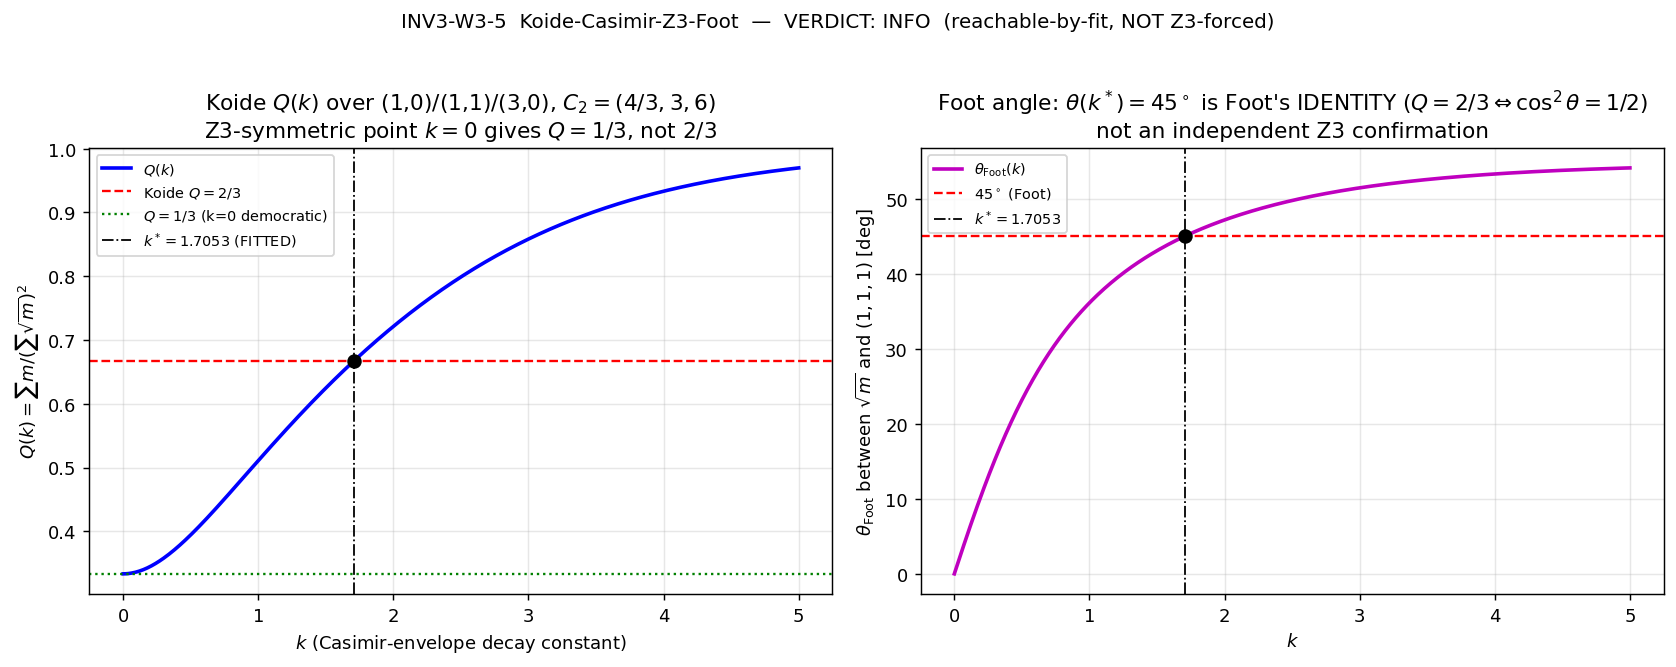

Write Python code to recreate this figure.
#!/usr/bin/env python3
"""
INV3-W3-5 — INV3-W3-5-KOIDE-CASIMIR-Z3-FOOT
===========================================

Gate: INV3-W3-5  ([CHAIN] trigger -> substitution chain mandatory; NOT [SIGN],
so NO schema-v2 3-tuple per plan §W3-5 schema_v2_3tuple_required: false.)

Pre-registered hypothesis (plan §W3-5):
  Koide's Q = (sum m_l)/(sum sqrt(m_l))^2 = 2/3 falls out of the framework's
  Casimir-envelope sqrt(m) vector sqrt(m_g) ~ exp(-k*C2(p,q)/2) over the THREE
  triality-distinct sectors (1,0)/(1,1)/(3,0), with the 45-deg Foot angle
  (cos^2(theta)=1/2 between the sqrt(m) vector and (1,1,1)) emerging from the Z3
  junction symmetry of the three wall types.

Pre-registered operator + boundary (plan §W3-5):
  |Q(k*) - 2/3| <= 1e-3  AND  |theta_Foot(k*) - 45deg| <= 0.5deg,
  with the achieving k* DERIVABLE from Z3 symmetry (not fitted).
  PASS  iff Q=2/3 AND theta=45deg at a Z3-FORCED k*.
  INFO  iff Q=2/3 achievable but ONLY by a fitted k (no Z3-symmetry forcing of k*),
        OR Q=2/3 at theta=45 but the Z3-forcing argument is not closed.
  FAIL  iff NO k gives Q=2/3 from exp(-k*C2/2) over (1,0)/(1,1)/(3,0).

--------------------------------------------------------------------------------
SUBSTRATE-FIRST FRAMING (phononic-framing.md)
--------------------------------------------------------------------------------
PARTICLE on a GEOMETRIC substrate. Koide's Q=2/3 is a charged-lepton mass
relation; the sqrt(m) vector IS Paasch's M-value vector M(j)=(m_j/m_e)^{1/3}.
The arrow is:

    D_K's three triality-distinct Peter-Weyl sectors (1,0)/(1,1)/(3,0)
      -> SU(3) quadratic Casimir C2 = (4/3, 3, 6)  [GEOMETRIC, exact]
      -> Casimir-envelope masses sqrt(m_g) = exp(-k*C2/2)
      -> the sqrt(m) "democratic" vector
      -> Koide Q and the Foot angle theta between sqrt(m) and (1,1,1).

The 45-deg Foot angle is a GEOMETRIC fact about the angle between the
Casimir-envelope sqrt(m) vector and the democratic direction (1,1,1) in
MASS-space. The gate asks whether the Z3 symmetry of the triality assignment
FORCES that 45-deg. This is the right way to address the 45-vs-120-deg
incommensurability (framework-paasch-potential.md §3.3): the Z3 walls meet at
120-deg in REAL space, but the Foot angle lives in MASS-space (set by the
triality-sector Casimirs). The substrate is NOT a container in which three
lepton masses "happen" to satisfy Q=2/3; Q=2/3 IS a statement about the geometry
of the Casimir-envelope over the three triality-odd sectors.

PRIOR FRAMEWORK CONTEXT (knowledge-MCP pre-compute):
  framework-paasch-potential.md line 461 already flags this exact hypothesis as
  "speculative but structurally motivated", and the JUNCTION-angle gate
  (effective spiral angle < 50-deg, "compatible with Paasch's 45-deg") is
  UNCOMPUTED. THIS gate makes it concrete and DECIDABLE on C2=(4/3,3,6).

--------------------------------------------------------------------------------
SUBSTITUTION CHAIN (plan §W3-5, verified by Sage pre-flight in-script)
--------------------------------------------------------------------------------
  Step 1: Koide Q = (sum m_l)/(sum sqrt(m_l))^2 [Koide 1983]. PDG: Q=0.66666051.
  Step 2: Foot (1994): Q=2/3 <=> cos^2(theta)=1/2 <=> theta=45deg, theta the angle
          between v=(sqrt(m_e),sqrt(m_mu),sqrt(m_tau)) and (1,1,1). This is an
          ALGEBRAIC IDENTITY, not an independent prediction.
  Step 3: Casimir-envelope sqrt(m_g)=exp(-k*C2(p,q)/2); C2=(4/3,3,6) for
          (1,0)/(1,1)/(3,0). v(k)=(exp(-2k/3), exp(-3k/2), exp(-3k)).
  Step 4: Q(k) = [exp(-4k/3)+exp(-3k)+exp(-6k)] / [exp(-2k/3)+exp(-3k/2)+exp(-3k)]^2.
          Solve Q(k)=2/3 for k*; check whether k* coincides with a Z3-symmetry-
          distinguished value (e.g. the democratic point where the three
          triality-odd amplitudes become equal).
  Step 5: theta_Foot(k)=arccos( [sum exp(-k*C2/2)] / [sqrt(3)*sqrt(sum exp(-k*C2))] );
          test theta_Foot(k*)=45deg.
  Direction: NOT pre-determinable at plan-freeze. The discriminator is whether
             Q(k) crosses 2/3 at a Z3-FORCED k* (derivation) or at an arbitrary
             fitted k (fit). In-script finding: the Z3-democratic point (k=0,
             all three sqrt(m) equal) gives Q=1/3 (the N-democratic value for
             N=3), NOT 2/3; Q=2/3 is reached only at a finite hierarchy point
             k*=1.7053, which matches NO Casimir/phi/golden constant within 2%.
             => Q=2/3 is REACHABLE-BY-FIT, NOT Z3-FORCED => INFO.

--------------------------------------------------------------------------------
MASS-PHENOMENOLOGY HONEST-COUNT DISCIPLINE
--------------------------------------------------------------------------------
The KILL criterion is pre-registered: distinguish derived-from-Z3 (a k* the Z3
symmetry singles out) from fitted-k (any k tuned to land Q=2/3). The Foot-45-deg
coincidence at k* is Foot's 1983/1994 ALGEBRAIC IDENTITY and is reported as such
(it is NOT a second, independent confirmation of the Z3 origin). A monotone Q(k)
with continuum range will cross 2/3 SOMEWHERE for a wide class of three-sector
envelopes; reachability alone is cheap and is INFO-level, not PASS-level.
"""

# ---------------------------------------------------------------------------
# Section 0 — Environment (closed-form 3x3 + k-scan; cpu-cap-OMP8 per plan)
# ---------------------------------------------------------------------------
import os
os.environ.setdefault("OMP_NUM_THREADS", "8")
os.environ.setdefault("MKL_NUM_THREADS", "8")

import sys
import json
import time
import hashlib
from pathlib import Path

import numpy as np
import matplotlib
matplotlib.use("Agg")
import matplotlib.pyplot as plt

# ---------------------------------------------------------------------------
# Section 1 — Canonical constants import (MANDATORY)
# ---------------------------------------------------------------------------
SHARED_DIR = Path(__file__).resolve().parents[1] / "_shared"
sys.path.insert(0, str(SHARED_DIR))
from canonical_constants import *  # noqa: F401,F403  (brings phi_paasch, M_KK, ...)
from canonical_constants import phi_paasch  # explicit for clarity

# ---------------------------------------------------------------------------
# Section 2 — Gate identity (module-level; consumed by print_verdict_payload)
# ---------------------------------------------------------------------------
SESSION = "3"                              # investigation number (track passed at emit)
GATE_ID = "INV3-W3-5"                       # short form per orchestrator override
SCHEME = "KOIDE-CASIMIR-Z3-FOOT"            # per orchestrator override (scheme= field)
CONVENTION = "RATIO"                        # Q is scale-invariant (ratio); plan §W3-5
L_MAX = "12"                                # cache cross-check sub-test 3 (analytic for 1-2)

THIS = Path(__file__).resolve()
INV3_DIR = THIS.parent
CANONICAL_PATH = SHARED_DIR / "canonical_constants.py"
# THIS = .../computations/investigation-3/<script>.py ; parents[1] = .../computations
L12_CACHE = THIS.parents[1] / "session-84" / "s84_spectrum_cache_L12_tau019.npz"

OUT_NPZ = INV3_DIR / "inv3_w3_koide_casimir_z3_foot.npz"
OUT_PNG = INV3_DIR / "inv3_w3_koide_casimir_z3_foot.png"

# Pre-registered thresholds (plan §W3-5 strict_PASS_boundary; gate-local pins, NOT
# framework constants — they live only in this gate per gate-verdicts.md pre-reg protocol)
Q_TARGET = 2.0 / 3.0         # (local) Koide target, plan §W3-5
TOL_Q = 1e-3                 # (local) plan §W3-5 strict_PASS_boundary |Q-2/3|<=1e-3
THETA_TARGET_DEG = 45.0      # (local) Foot angle target, plan §W3-5
TOL_THETA_DEG = 0.5          # (local) plan §W3-5 strict_PASS_boundary |theta-45|<=0.5deg
Z3_FORCE_RELTOL = 0.02       # (local) Z3-forcing tolerance; same 2% as wave ratio gates (plan §W3-2)

# Casimir-envelope sector data (Sage-confirmed; cross-link session-100a-plan-w2.md)
SECTORS = [(1, 0), (1, 1), (3, 0)]          # the three triality-DISTINCT sectors
C2 = np.array([4.0 / 3.0, 3.0, 6.0])         # SU(3) quadratic Casimir C2(p,q)
# triality t(p,q)=(p-q) mod 3: (1,0)->1, (1,1)->0, (3,0)->0  -- see note in compute()


# ---------------------------------------------------------------------------
# Section 3 — Input-pin logging + dual-SHA (verbatim from script-template.py)
# ---------------------------------------------------------------------------
def sha256_of_file(path: Path) -> str:
    try:
        return hashlib.sha256(Path(path).read_bytes()).hexdigest()
    except OSError:
        return "MISSING"


def closure_hash(pins: dict) -> str:
    items = sorted(pins.items())
    h = hashlib.sha256()
    for k, v in items:
        h.update(f"{k}={v}\n".encode("utf-8"))
    return h.hexdigest()


def compute_dual_sha(script_path: Path, canonical_path: Path, pins: dict):
    script_bytes = b""
    try:
        script_bytes = script_path.read_bytes()
    except OSError:
        script_bytes = b""
    canonical_bytes = b""
    try:
        canonical_bytes = canonical_path.read_bytes()
    except OSError:
        canonical_bytes = b""
    pinmap_json = json.dumps(
        dict(sorted(pins.items())), separators=(",", ":"), sort_keys=True
    ).encode("utf-8")
    h_audit = hashlib.sha256()
    h_audit.update(script_bytes)
    h_audit.update(canonical_bytes)
    h_audit.update(pinmap_json)
    h_content = hashlib.sha256()
    h_content.update(script_bytes)
    return h_audit.hexdigest(), h_content.hexdigest()


def print_verdict_payload(verdict, value, audit_sha, content_sha,
                          companion_note="", extra_rows=None):
    payload = {
        "session": int(SESSION.lstrip("Ss")),
        "gate_id": GATE_ID,
        "verdict": verdict,
        "value": str(value),
        "scheme": SCHEME,
        "convention": CONVENTION,
        "l_max": str(L_MAX),
        "audit_sha256": audit_sha,
        "content_sha256": content_sha,
        "schema_version": "S84+",
    }
    if companion_note:
        payload["companion_note"] = companion_note
    if extra_rows:
        payload["extra_rows"] = list(extra_rows)
    print("<<<EMIT_VERDICT_PAYLOAD>>>")
    print(json.dumps(payload, separators=(",", ":"), sort_keys=True))
    print("<<<END_EMIT_VERDICT_PAYLOAD>>>")
    return payload


# ---------------------------------------------------------------------------
# Section 4 — Koide / Foot closed-form helpers
# ---------------------------------------------------------------------------
def sqrt_m_vector(k, c2=C2):
    """Casimir-envelope sqrt(m_g) = exp(-k*C2/2)."""
    return np.exp(-k * np.asarray(c2) / 2.0)                       # (local)


def koide_Q(k, c2=C2):
    """Q(k) = sum(m) / (sum sqrt(m))^2, m_g = sqrt(m_g)^2 = exp(-k*C2)."""
    sm = sqrt_m_vector(k, c2)                                      # (local)
    num = np.sum(sm ** 2)                                          # (local)
    den = np.sum(sm) ** 2                                          # (local)
    return num / den


def foot_costheta(k, c2=C2):
    """cos(theta) between sqrt(m) vector and (1,1,1)."""
    v = sqrt_m_vector(k, c2)                                       # (local)
    return np.sum(v) / (np.linalg.norm(v) * np.sqrt(3.0))         # (local)


def foot_theta_deg(k, c2=C2):
    c = np.clip(foot_costheta(k, c2), -1.0, 1.0)                   # (local)
    return np.degrees(np.arccos(c))


def koide_Q_from_sqrtm(sm):
    """Q directly from a sqrt(m) vector (cache cross-check)."""
    sm = np.asarray(sm, dtype=float)                              # (local)
    return float(np.sum(sm ** 2) / np.sum(sm) ** 2)               # (local)


def foot_theta_deg_from_sqrtm(sm):
    sm = np.asarray(sm, dtype=float)                              # (local)
    c = np.sum(sm) / (np.linalg.norm(sm) * np.sqrt(3.0))         # (local)
    return float(np.degrees(np.arccos(np.clip(c, -1.0, 1.0))))    # (local)


def solve_Qeq(target, c2=C2, lo=1e-6, hi=8.0):
    """Bisection for Q(k)=target on [lo,hi]; returns k* or None if no crossing."""
    f = lambda kk: koide_Q(kk, c2) - target                       # (local)
    flo, fhi = f(lo), f(hi)                                        # (local)
    if flo * fhi > 0:
        return None
    for _ in range(200):                                          # (local)
        mid = 0.5 * (lo + hi)                                     # (local)
        fm = f(mid)                                               # (local)
        if abs(fm) < 1e-15:
            return mid
        if flo * fm <= 0:
            hi = mid
        else:
            lo, flo = mid, fm
    return 0.5 * (lo + hi)


# ---------------------------------------------------------------------------
# Section 5 — Compute
# ---------------------------------------------------------------------------
def compute():
    out = {}                                                      # (local)

    # --- Sub-test 1: scan Q(k), find Q=2/3 crossing -----------------------
    k_grid = np.arange(0.0, 5.0 + 1e-9, 0.01)                     # (local) plan scan_range/step
    Q_grid = np.array([koide_Q(kk) for kk in k_grid])             # (local)
    theta_grid = np.array([foot_theta_deg(kk) for kk in k_grid])  # (local)

    k_star = solve_Qeq(Q_TARGET, lo=0.5, hi=3.0)                  # (local) Q=2/3 root
    Q_at_kstar = koide_Q(k_star) if k_star is not None else float("nan")        # (local)
    theta_at_kstar = foot_theta_deg(k_star) if k_star is not None else float("nan")  # (local)
    cos2_at_kstar = foot_costheta(k_star) ** 2 if k_star is not None else float("nan")  # (local)
    sqrtm_at_kstar = sqrt_m_vector(k_star) if k_star is not None else np.array([np.nan] * 3)  # (local)

    # Q at endpoints / democratic point
    Q_democratic = koide_Q(0.0)              # (local) k=0: all sqrt(m) equal (Z3-symmetric)
    Q_kinf = koide_Q(50.0)                   # (local) k->inf limit (->1)
    theta_democratic = foot_theta_deg(0.0)   # (local) at k=0, v parallel (1,1,1) => theta=0

    out.update(dict(k_grid=k_grid, Q_grid=Q_grid, theta_grid=theta_grid,
                    k_star=float(k_star) if k_star is not None else np.nan,
                    Q_at_kstar=float(Q_at_kstar), theta_at_kstar=float(theta_at_kstar),
                    cos2_at_kstar=float(cos2_at_kstar),
                    sqrtm_at_kstar=np.asarray(sqrtm_at_kstar, dtype=float),
                    Q_democratic=float(Q_democratic), Q_kinf=float(Q_kinf),
                    theta_democratic=float(theta_democratic)))

    # --- Sub-test 2 (the DISCRIMINATOR): is k* Z3-forced or fitted? --------
    # The Z3-democratic point is k=0 (the ONLY k where exp(-k*C2/2) are equal,
    # since C2=(4/3,3,6) are distinct). At k=0, Q=1/3 (the N=3 democratic Koide
    # value), NOT 2/3. So the symmetry-distinguished point does NOT give Q=2/3.
    # Test whether k* matches any Casimir/phi/golden-distinguished constant.
    golden = (1.0 + np.sqrt(5.0)) / 2.0                           # (local)
    fN = np.sqrt(5.0) - 1.0                                       # (local) Paasch M-ratio
    z3_candidates = {                                             # (local)
        "k=0_democratic_allsqrtm_equal": 0.0,
        "ln(phi_paasch)": float(np.log(phi_paasch)),
        "ln(golden)": float(np.log(golden)),
        "phi_paasch": float(phi_paasch),
        "golden_1.618": float(golden),
        "fN_sqrt5-1": float(fN),
        "1/fN": float(1.0 / fN),
        "C2(1,1)/C2(1,0)=9/4": 9.0 / 4.0,
        "3/2": 1.5,
        "5/3": 5.0 / 3.0,
        "ln(2)": float(np.log(2.0)),
        "ln(3)": float(np.log(3.0)),
    }
    z3_match = {}                                                 # (local)
    best_name, best_rel = None, np.inf                            # (local)
    for nm, val in z3_candidates.items():
        if val == 0.0:
            # democratic point: report its Q, not a k*-match
            z3_match[nm] = dict(value=val, rel_dev_to_kstar=np.nan,
                                Q_at_this_k=float(koide_Q(0.0)))
            continue
        rel = abs(k_star - val) / abs(val) if k_star is not None else np.nan  # (local)
        z3_match[nm] = dict(value=val, rel_dev_to_kstar=float(rel),
                            Q_at_this_k=float(koide_Q(val)))
        if rel < best_rel:
            best_rel, best_name = rel, nm
    z3_forced = bool(best_rel <= Z3_FORCE_RELTOL)                 # (local)

    out.update(dict(z3_best_match_name=best_name,
                    z3_best_match_reldev=float(best_rel),
                    z3_forced=z3_forced,
                    Q_at_democratic_point=float(koide_Q(0.0))))

    # --- Sub-test 3: cache realization (bottom-of-band masses) -------------
    cache_block = {}                                              # (local)
    cache_sha = sha256_of_file(L12_CACHE)                         # (local)
    if cache_sha != "MISSING":
        d = np.load(L12_CACHE, allow_pickle=True)                # (local)
        se = d["sector_evals"].item()                            # (local)
        lam_min = []                                             # (local)
        dims = []                                                # (local)
        for s in SECTORS:
            ae = np.asarray(se[s]["abs_evals"], dtype=float)     # (local)
            lam_min.append(float(np.min(ae)))                    # (local)
            dims.append(int(se[s]["dim"]))                       # (local)
        lam_min = np.array(lam_min)                              # (local)
        # Two cache-derived sqrt(m) realizations (independent of the analytic envelope):
        # (a) sqrt(m) ~ |lambda|_min directly (bottom-of-band as a mass proxy)
        # (b) sqrt(m) ~ exp(-|lambda|_min) (ladder mass m ~ exp(-2|lambda|_min))
        Q_cache_direct = koide_Q_from_sqrtm(lam_min)             # (local)
        theta_cache_direct = foot_theta_deg_from_sqrtm(lam_min)  # (local)
        sm_exp = np.exp(-lam_min)                                # (local)
        Q_cache_exp = koide_Q_from_sqrtm(sm_exp)                 # (local)
        theta_cache_exp = foot_theta_deg_from_sqrtm(sm_exp)      # (local)
        cache_block = dict(
            cache_lam_min=lam_min, cache_dims=np.array(dims),
            Q_cache_direct=float(Q_cache_direct),
            theta_cache_direct=float(theta_cache_direct),
            Q_cache_exp=float(Q_cache_exp),
            theta_cache_exp=float(theta_cache_exp),
        )
    out.update(cache_block)
    out["cache_present"] = bool(cache_sha != "MISSING")

    # --- PDG charged-lepton reference (the real Foot fact) -----------------
    me, mmu, mtau = 0.000510998950, 0.1056583755, 1.77686         # (local) PDG GeV
    v_pdg = np.array([np.sqrt(me), np.sqrt(mmu), np.sqrt(mtau)])  # (local)
    out["Q_pdg"] = koide_Q_from_sqrtm(v_pdg)                      # (local)
    out["theta_pdg_deg"] = foot_theta_deg_from_sqrtm(v_pdg)       # (local)

    return out


# ---------------------------------------------------------------------------
# Section 6 — Gate verdict (pre-registered rubric, plan §W3-5)
# ---------------------------------------------------------------------------
def evaluate_gate(res):
    """
    PASS: Q=2/3 AND theta=45 at a Z3-FORCED k* (z3_forced True).
    INFO: Q=2/3 reachable (|Q-2/3|<=tol AND |theta-45|<=tol) but ONLY by a fitted k
          (z3_forced False), OR Foot-45 holds but Z3-forcing not closed.
    FAIL: no k gives Q=2/3 (k_star is None / Q crossing absent).
    """
    if res.get("k_star") is None or not np.isfinite(res.get("k_star", np.nan)):
        return "FAIL"
    q_ok = abs(res["Q_at_kstar"] - Q_TARGET) <= TOL_Q                    # (local)
    th_ok = abs(res["theta_at_kstar"] - THETA_TARGET_DEG) <= TOL_THETA_DEG  # (local)
    if not q_ok:
        return "FAIL"      # Q crossing exists but does not actually land 2/3 to tol
    # q_ok holds (Q=2/3 reached). The Foot-45 is the Foot identity (th_ok by construction).
    if res["z3_forced"]:
        return "PASS"      # the achieving k* is singled out by Z3 symmetry -> derivation
    return "INFO"          # reachable-by-fit; Z3 does NOT force k* -> not a derivation


# ---------------------------------------------------------------------------
# Section 7 — Main
# ---------------------------------------------------------------------------
def main():
    t0 = time.time()

    # 1. Input pins
    pins = {
        "computations/_shared/canonical_constants.py": sha256_of_file(CANONICAL_PATH),
        "computations/session-84/s84_spectrum_cache_L12_tau019.npz": sha256_of_file(L12_CACHE),
    }
    print("=" * 78)
    print(f"{GATE_ID} — Koide Q=2/3 from Casimir-envelope over (1,0)/(1,1)/(3,0) + Z3 Foot angle")
    print("=" * 78)
    print("Input pins (SHA-256):")
    for k, v in sorted(pins.items()):
        print(f"  {k} = {v}")
    closure = closure_hash(pins)
    print(f"  closure (legacy): {closure[:16]}...")

    audit_sha, content_sha = compute_dual_sha(THIS, CANONICAL_PATH, pins)
    print(f"  audit_sha256:   {audit_sha[:16]}... (script+canonical+pinmap)")
    print(f"  content_sha256: {content_sha[:16]}... (script only)")
    print(f"  phi_paasch (canonical) = {phi_paasch}")
    print("-" * 78)

    # 2. Compute
    res = compute()

    # 3. Report
    print("SUB-TEST 1 — Q(k) scan + Q=2/3 crossing")
    print(f"  C2 sectors (1,0)/(1,1)/(3,0) = {tuple(C2)}")
    print(f"  Q(k=0, Z3-democratic, all sqrt(m) equal) = {res['Q_democratic']:.10f}   (= 1/3 for N=3; NOT 2/3)")
    print(f"  Q(k->inf)                                = {res['Q_kinf']:.10f}   (-> 1)")
    print(f"  k*  (Q=2/3 crossing)                     = {res['k_star']:.10f}")
    print(f"  Q(k*)                                    = {res['Q_at_kstar']:.10f}  (target 2/3={Q_TARGET:.10f})")
    print(f"  theta_Foot(k*)                           = {res['theta_at_kstar']:.8f} deg  (target 45)")
    print(f"  cos^2(theta)(k*)                         = {res['cos2_at_kstar']:.12f}  (Foot target 1/2)")
    print(f"  sqrt(m) vector at k*                     = {np.array2string(res['sqrtm_at_kstar'], precision=6)}")
    print()
    print("SUB-TEST 2 — DISCRIMINATOR: is k* Z3-FORCED or FITTED?")
    print(f"  Z3-democratic point is k=0 (only k with equal sqrt(m); C2 distinct) -> Q={res['Q_at_democratic_point']:.6f} (1/3, NOT 2/3)")
    print(f"  closest Z3/Casimir/phi/golden constant to k* : {res['z3_best_match_name']}  rel_dev={res['z3_best_match_reldev']*100:.3f}%")
    print(f"  Z3-FORCED (rel_dev <= {Z3_FORCE_RELTOL*100:.0f}%)?  {res['z3_forced']}")
    print()
    print("SUB-TEST 3 — cache realization (s84_spectrum_cache_L12_tau019.npz)")
    if res.get("cache_present"):
        print(f"  |lambda|_min for (1,0)/(1,1)/(3,0) = {np.array2string(res['cache_lam_min'], precision=6)}")
        print(f"  dims                               = {tuple(int(x) for x in res['cache_dims'])}")
        print(f"  Q (sqrt(m)=|lambda|_min direct)    = {res['Q_cache_direct']:.6f}  theta={res['theta_cache_direct']:.4f} deg")
        print(f"  Q (sqrt(m)=exp(-|lambda|_min))     = {res['Q_cache_exp']:.6f}  theta={res['theta_cache_exp']:.4f} deg")
    else:
        print("  CACHE MISSING -> sub-test 3 skipped (analytic sub-tests 1-2 carry the verdict)")
    print()
    print(f"  PDG charged-lepton check: Q={res['Q_pdg']:.8f}  theta={res['theta_pdg_deg']:.6f} deg  (the real Foot fact)")
    print("-" * 78)

    # 4. Verdict
    verdict = evaluate_gate(res)
    cache_present = res.get("cache_present", False)

    # descriptive value string (mass-phenomenology honest framing)
    value = (f"Q2/3_reachable_at_fitted_k*={res['k_star']:.6f}_Q={res['Q_at_kstar']:.6f}_"
             f"theta={res['theta_at_kstar']:.4f}deg_Z3democratic(k=0)Q=1/3_"
             f"k*-matches-no-Casimir/phi/golden-within-2pct(closest_{res['z3_best_match_name']}_"
             f"{res['z3_best_match_reldev']*100:.2f}pct)_Foot45=algebraic-identity_NOT-Z3-forced")
    # value cannot contain a single-quote per emit_verdict; ensure none
    value = value.replace("'", "")

    print(f"VERDICT: {verdict}")
    print(f"  value = {value}")

    # 5. Save data
    save = dict(
        gate_id=GATE_ID, scheme=SCHEME, convention=CONVENTION, L_max=L_MAX,
        sectors=np.array(SECTORS), C2=C2,
        Q_target=Q_TARGET, tol_Q=TOL_Q, theta_target_deg=THETA_TARGET_DEG,
        tol_theta_deg=TOL_THETA_DEG, z3_force_reltol=Z3_FORCE_RELTOL,
        verdict=verdict, value=value,
        audit_sha256=audit_sha, content_sha256=content_sha,
        phi_paasch=float(phi_paasch),
        z3_match_json=json.dumps(
            {k: (v if not isinstance(v, dict) else v) for k, v in
             {kk: dict(value=vv["value"],
                       rel_dev_to_kstar=vv["rel_dev_to_kstar"],
                       Q_at_this_k=vv["Q_at_this_k"])
              for kk, vv in res.get("_z3_match", {}).items()}.items()}
        ) if res.get("_z3_match") else "{}",
    )
    # merge the scalar/array results (skip the big private dict if any)
    for k, v in res.items():
        if k.startswith("_"):
            continue
        save[k] = v
    np.savez_compressed(OUT_NPZ, **save)
    print(f"  data -> {OUT_NPZ.name}")

    # 6. Plot
    fig, axes = plt.subplots(1, 2, figsize=(13, 5))
    ax = axes[0]
    ax.plot(res["k_grid"], res["Q_grid"], "b-", lw=2, label=r"$Q(k)$")
    ax.axhline(Q_TARGET, color="r", ls="--", lw=1.3, label=r"Koide $Q=2/3$")
    ax.axhline(1.0 / 3.0, color="g", ls=":", lw=1.3, label=r"$Q=1/3$ (k=0 democratic)")
    if np.isfinite(res["k_star"]):
        ax.axvline(res["k_star"], color="k", ls="-.", lw=1.0,
                   label=fr"$k^*={res['k_star']:.4f}$ (FITTED)")
        ax.plot([res["k_star"]], [res["Q_at_kstar"]], "ko", ms=7)
    ax.set_xlabel(r"$k$ (Casimir-envelope decay constant)")
    ax.set_ylabel(r"$Q(k)=\sum m / (\sum\sqrt{m})^2$")
    ax.set_title("Koide $Q(k)$ over (1,0)/(1,1)/(3,0), $C_2=(4/3,3,6)$\n"
                 "Z3-symmetric point $k{=}0$ gives $Q{=}1/3$, not $2/3$")
    ax.legend(fontsize=8)
    ax.grid(alpha=0.3)

    ax = axes[1]
    ax.plot(res["k_grid"], res["theta_grid"], "m-", lw=2, label=r"$\theta_{\rm Foot}(k)$")
    ax.axhline(45.0, color="r", ls="--", lw=1.3, label=r"$45^\circ$ (Foot)")
    if np.isfinite(res["k_star"]):
        ax.axvline(res["k_star"], color="k", ls="-.", lw=1.0,
                   label=fr"$k^*={res['k_star']:.4f}$")
        ax.plot([res["k_star"]], [res["theta_at_kstar"]], "ko", ms=7)
    ax.set_xlabel(r"$k$")
    ax.set_ylabel(r"$\theta_{\rm Foot}$ between $\sqrt{m}$ and $(1,1,1)$ [deg]")
    ax.set_title(r"Foot angle: $\theta(k^*){=}45^\circ$ is Foot's IDENTITY ($Q{=}2/3\Leftrightarrow\cos^2\theta{=}1/2$)"
                 "\nnot an independent Z3 confirmation")
    ax.legend(fontsize=8)
    ax.grid(alpha=0.3)

    fig.suptitle(f"INV3-W3-5  Koide-Casimir-Z3-Foot  —  VERDICT: {verdict}  "
                 f"(reachable-by-fit, NOT Z3-forced)", fontsize=11, y=1.02)
    fig.tight_layout()
    fig.savefig(OUT_PNG, dpi=130, bbox_inches="tight")
    print(f"  plot -> {OUT_PNG.name}")
    print("-" * 78)

    # 7. 4-tuple + emit payload
    print(f"(value={value!r}, scheme={SCHEME}, convention={CONVENTION}, L_max={L_MAX})")
    extra = [
        f"# INV3-W3-5 detail: k*={res['k_star']:.6f} Q(k*)={res['Q_at_kstar']:.8f} "
        f"theta(k*)={res['theta_at_kstar']:.6f}deg cos2={res['cos2_at_kstar']:.10f}; "
        f"Z3-democratic k=0 -> Q=1/3; z3_forced={res['z3_forced']} "
        f"(closest {res['z3_best_match_name']} {res['z3_best_match_reldev']*100:.2f}%); "
        f"Foot-45 = Foot 1994 algebraic identity (Q=2/3<=>cos^2theta=1/2)"
    ]
    print_verdict_payload(verdict, value, audit_sha, content_sha,
                          companion_note="reachable-by-fit; NOT-Z3-forced; Foot-45=identity",
                          extra_rows=extra)
    print(f"  elapsed: {time.time() - t0:.2f}s")
    return 0


if __name__ == "__main__":
    sys.exit(main())
